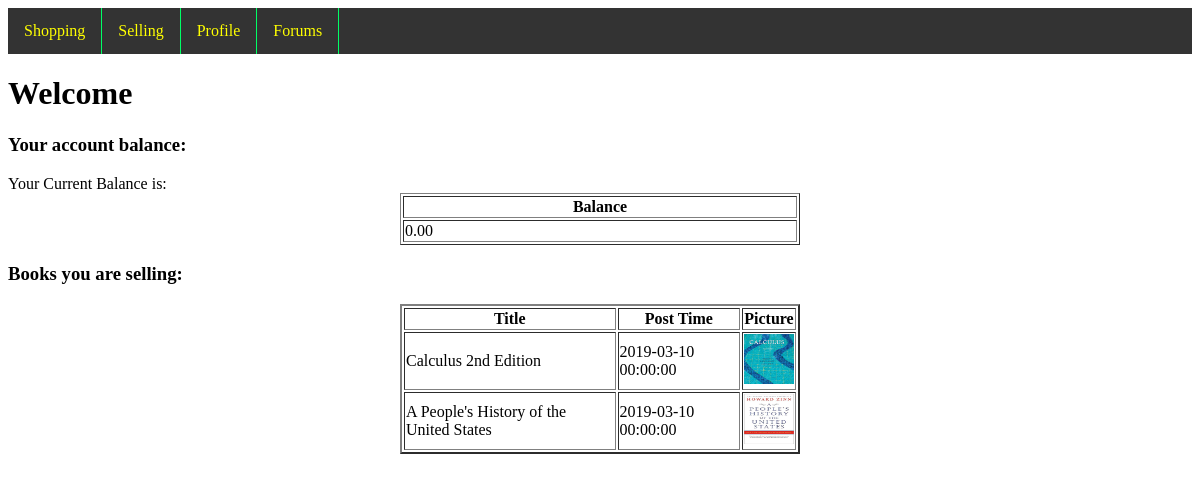
Screenshot of /profile.php?email=kcrespi@calstatela.edu with the database file from the repository.
### tables this page shows
CREATE TABLE users (
    id INT(10) NOT NULL AUTO_INCREMENT PRIMARY KEY,
    name VARCHAR(50) NOT NULL,
    email VARCHAR(50) NOT NULL,
    is_admin BOOLEAN NOT NULL DEFAULT 0,
    balance decimal(15, 2) NOT NULL DEFAULT 0
);

CREATE TABLE books (
    seller_id INT(10) NOT NULL,
    isbn10 VARCHAR(10) NOT NULL,
    isbn13 VARCHAR(13) NOT NULL,
    title VARCHAR(100) NULL,
    author VARCHAR(50) NOT NULL,
    price VARCHAR(50) NOT NULL,
    description VARCHAR(500) NULL,
    post_time DATETIME NULL,
    pic_path VARCHAR(100) NULL,
    rating DOUBLE DEFAULT 0.0
);

### profile.php (the view, shortened to what this page needs)
<!doctype html>
<html>
<head>
</head>
<body>
<?php
	include("MainMenu.php");
?>
<?php
	include("Connect_Database.php");
?>
<?php
	$selectBooks = "SELECT * FROM books b JOIN users u ON b.seller_id = u.id where " .
	"email='" . $_GET["email"] . "'";
	$results = mysqli_query($connect, $selectBooks);
	$selectProfile = "SELECT * FROM users where " .
	"email='" . $_GET["email"] . "'";
	$account = mysqli_query($connect, $selectProfile);
?>
<h1>Welcome <?php print $_GET['name']?></h1>
<div>
<h3>Your account balance:</h3>
Your Current Balance is:<br>
<table align ="center" border="1" width=400>
	<tr>
		<th>Balance</th>
	</tr>
	<tr>
		<td>
		<?php
			$data = mysqli_fetch_assoc($account);
			print ($data["balance"]);
		?>
		</td>
	</tr>
</table>
</div>
<div>
<h3>Books you are selling:</h3>
<table align="center" border="2" width=400>
	<tr>
			<th>
				Title
			</th>
			<th>
				Post Time
			</th>
			<th>
				Picture
			</th>
		</tr>
		<?php
while($row = mysqli_fetch_assoc($results))
{
	print "<tr>";
	print "<td>";
	print ($row["title"]);
	print "</td>";
	print "<td>";
	print ($row["post_time"]);
	print "</td>";
	print "<td>";
	print "<img src ='";
	print $row["pic_path"] . "' height = 50 width = 50>";
	print "</td>";
	print "</tr>";
}
?>
</table>
</div>
</body>
</html>

### rows the page displays
users: balance "0.00"
books: title "Calculus 2nd Edition", post_time "2019-03-10 00:00:00", shows a picture
books: title "A People's History of the United States", post_time "2019-03-10 00:00:00", shows a picture
